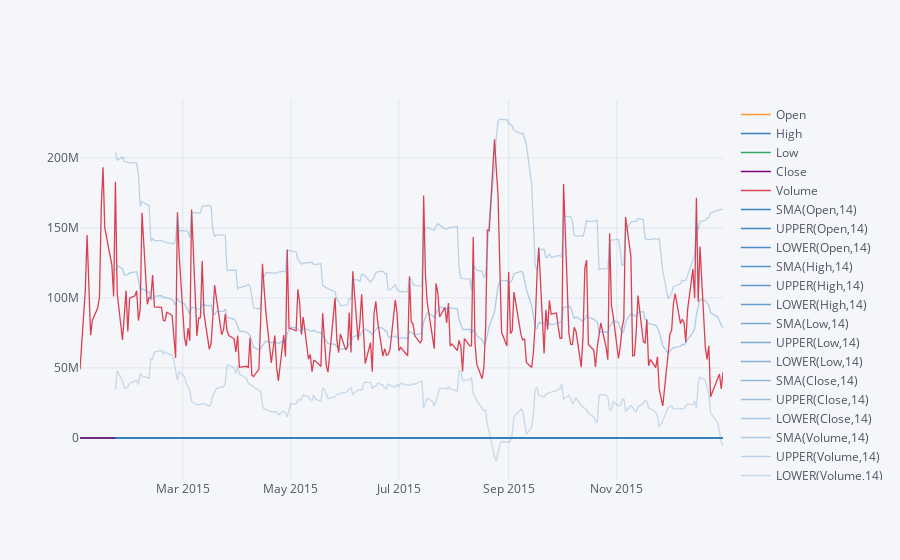

Notebook code cell kept with this figure:
### Markdown cell above
**Use .ta_plot(study='boll') to create a Bollinger Band Plot for Bank of America for the year 2015.**

### Code cell
candle_df.ta_plot(study='boll')

### Figure 1 — Plotly figure (JSON) as saved in the notebook; plotly's stock layout.template omitted (floating-point values rounded to 4 significant figures; data arrays with more than 128 entries replaced by an {"elided": "..."} marker saying what was removed)
{"data": [{"line": {"color": "rgba(255, 153, 51, 1.0)", "dash": "solid", "width": 1.3}, "mode": "lines", "name": "Open", "text": "", "type": "scatter", "x": {"elided": "252 str values"}, "y": {"elided": "252 float values"}}, {"line": {"color": "rgba(55, 128, 191, 1.0)", "dash": "solid", "width": 1.3}, "mode": "lines", "name": "High", "text": "", "type": "scatter", "x": {"elided": "252 str values"}, "y": {"elided": "252 float values"}}, {"line": {"color": "rgba(50, 171, 96, 1.0)", "dash": "solid", "width": 1.3}, "mode": "lines", "name": "Low", "text": "", "type": "scatter", "x": {"elided": "252 str values"}, "y": {"elided": "252 float values"}}, {"line": {"color": "rgba(128, 0, 128, 1.0)", "dash": "solid", "width": 1.3}, "mode": "lines", "name": "Close", "text": "", "type": "scatter", "x": {"elided": "252 str values"}, "y": {"elided": "252 float values"}}, {"line": {"color": "rgba(219, 64, 82, 1.0)", "dash": "solid", "width": 1.3}, "mode": "lines", "name": "Volume", "text": "", "type": "scatter", "x": {"elided": "252 str values"}, "y": {"elided": "252 int values"}}, {"line": {"color": "rgba(55, 128, 191, 1.0)", "dash": "solid", "width": 1.3}, "mode": "lines", "name": "SMA(Open,14)", "text": "", "type": "scatter", "x": {"elided": "252 str values"}, "y": {"elided": "252 mixed values"}}, {"line": {"color": "rgba(55, 128, 191, 0.94666666666666655)", "dash": "solid", "width": 1.3}, "mode": "lines", "name": "UPPER(Open,14)", "text": "", "type": "scatter", "x": {"elided": "252 str values"}, "y": {"elided": "252 mixed values"}}, {"line": {"color": "rgba(55, 128, 191, 0.89333333333333331)", "dash": "solid", "width": 1.3}, "mode": "lines", "name": "LOWER(Open,14)", "text": "", "type": "scatter", "x": {"elided": "252 str values"}, "y": {"elided": "252 mixed values"}}, {"line": {"color": "rgba(55, 128, 191, 0.83999999999999986)", "dash": "solid", "width": 1.3}, "mode": "lines", "name": "SMA(High,14)", "text": "", "type": "scatter", "x": {"elided": "252 str values"}, "y": {"elided": "252 mixed values"}}, {"line": {"color": "rgba(55, 128, 191, 0.78666666666666663)", "dash": "solid", "width": 1.3}, "mode": "lines", "name": "UPPER(High,14)", "text": "", "type": "scatter", "x": {"elided": "252 str values"}, "y": {"elided": "252 mixed values"}}, {"line": {"color": "rgba(55, 128, 191, 0.73333333333333317)", "dash": "solid", "width": 1.3}, "mode": "lines", "name": "LOWER(High,14)", "text": "", "type": "scatter", "x": {"elided": "252 str values"}, "y": {"elided": "252 mixed values"}}, {"line": {"color": "rgba(55, 128, 191, 0.67999999999999994)", "dash": "solid", "width": 1.3}, "mode": "lines", "name": "SMA(Low,14)", "text": "", "type": "scatter", "x": {"elided": "252 str values"}, "y": {"elided": "252 mixed values"}}, {"line": {"color": "rgba(55, 128, 191, 0.62666666666666648)", "dash": "solid", "width": 1.3}, "mode": "lines", "name": "UPPER(Low,14)", "text": "", "type": "scatter", "x": {"elided": "252 str values"}, "y": {"elided": "252 mixed values"}}, {"line": {"color": "rgba(55, 128, 191, 0.57333333333333325)", "dash": "solid", "width": 1.3}, "mode": "lines", "name": "LOWER(Low,14)", "text": "", "type": "scatter", "x": {"elided": "252 str values"}, "y": {"elided": "252 mixed values"}}, {"line": {"color": "rgba(55, 128, 191, 0.5199999999999998)", "dash": "solid", "width": 1.3}, "mode": "lines", "name": "SMA(Close,14)", "text": "", "type": "scatter", "x": {"elided": "252 str values"}, "y": {"elided": "252 mixed values"}}, {"line": {"color": "rgba(55, 128, 191, 0.46666666666666662)", "dash": "solid", "width": 1.3}, "mode": "lines", "name": "UPPER(Close,14)", "text": "", "type": "scatter", "x": {"elided": "252 str values"}, "y": {"elided": "252 mixed values"}}, {"line": {"color": "rgba(55, 128, 191, 0.41333333333333316)", "dash": "solid", "width": 1.3}, "mode": "lines", "name": "LOWER(Close,14)", "text": "", "type": "scatter", "x": {"elided": "252 str values"}, "y": {"elided": "252 mixed values"}}, {"line": {"color": "rgba(55, 128, 191, 0.35999999999999993)", "dash": "solid", "width": 1.3}, "mode": "lines", "name": "SMA(Volume,14)", "text": "", "type": "scatter", "x": {"elided": "252 str values"}, "y": {"elided": "252 mixed values"}}, {"line": {"color": "rgba(55, 128, 191, 0.30666666666666648)", "dash": "solid", "width": 1.3}, "mode": "lines", "name": "UPPER(Volume,14)", "text": "", "type": "scatter", "x": {"elided": "252 str values"}, "y": {"elided": "252 mixed values"}}, {"line": {"color": "rgba(55, 128, 191, 0.25333333333333324)", "dash": "solid", "width": 1.3}, "mode": "lines", "name": "LOWER(Volume,14)", "text": "", "type": "scatter", "x": {"elided": "252 str values"}, "y": {"elided": "252 mixed values"}}], "layout": {"legend": {"bgcolor": "#F5F6F9", "font": {"color": "#4D5663"}}, "paper_bgcolor": "#F5F6F9", "plot_bgcolor": "#F5F6F9", "titlefont": {"color": "#4D5663"}, "xaxis1": {"gridcolor": "#E1E5ED", "showgrid": true, "tickfont": {"color": "#4D5663"}, "title": "", "titlefont": {"color": "#4D5663"}, "zerolinecolor": "#E1E5ED"}, "yaxis1": {"gridcolor": "#E1E5ED", "showgrid": true, "tickfont": {"color": "#4D5663"}, "title": "", "titlefont": {"color": "#4D5663"}, "zerolinecolor": "#E1E5ED"}}}
